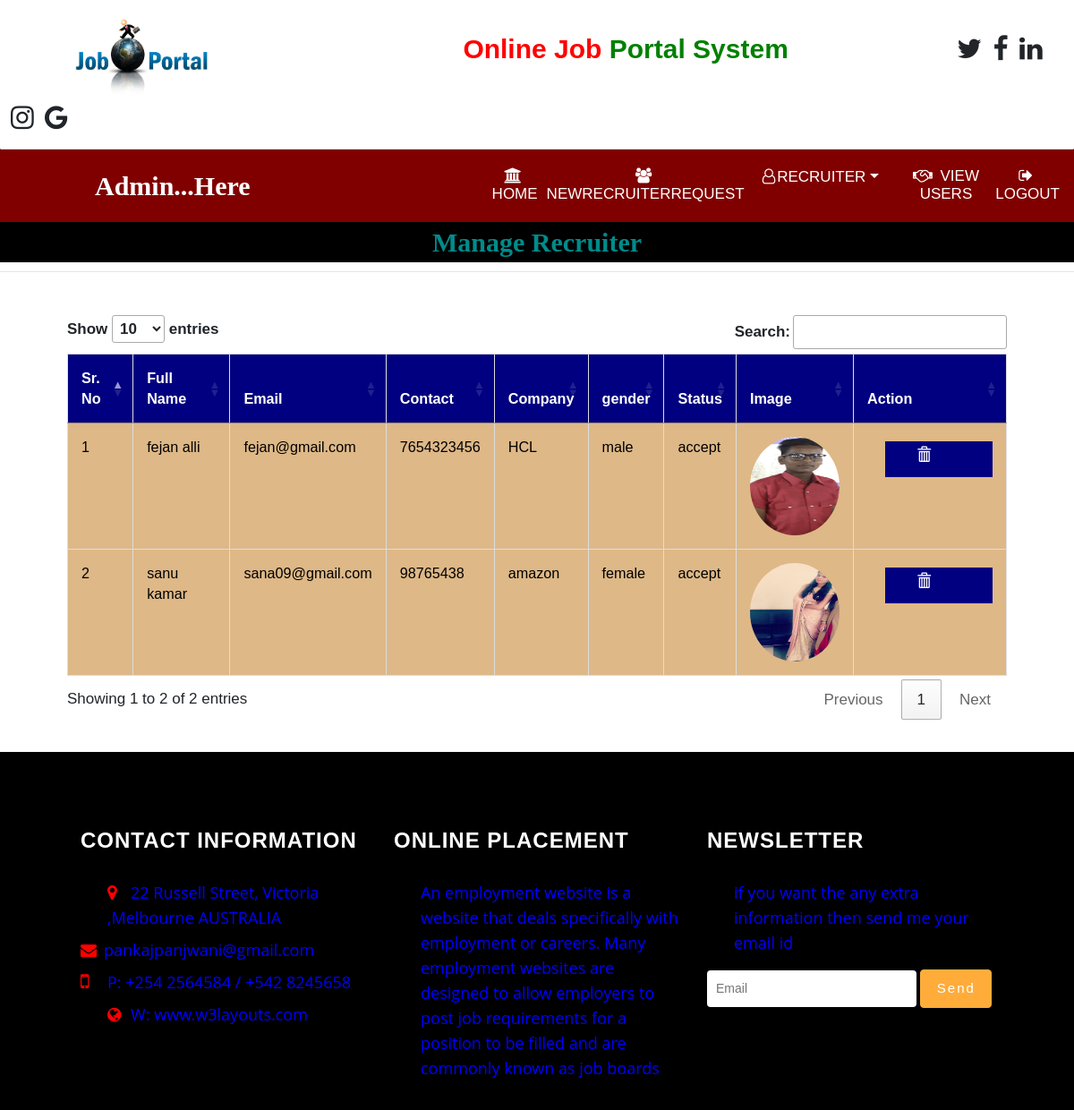
/view_recruiter/, run on the app's committed database.
### jobportal/models.py (models this page shows, shortened)
class Recruiter(models.Model):
    user = models.ForeignKey(User,on_delete=models.CASCADE,null=True)
    mobile = models.IntegerField(null=True)
    image = models.FileField(null=True)
    company= models.CharField(max_length=100,null=True)
    gender= models.CharField(max_length=100,null=True)
    type=models.CharField(max_length=100,null=True)
    status=models.CharField(max_length=100,null=True)

### jobportal/views.py (the view)
# urls.py: path('view_recruiter/', view_recruiter, name="view_recruiter"),
def view_recruiter(request):
    data=Recruiter.objects.all()
    d={'data':data}
    return render(request,'view_recruiter.html',d)

### jobportal/templates/view_recruiter.html (shortened to what this page needs)
{% extends 'admin_nav.html' %}
{% block body %}
<center><marquee style = "font-family : 'Monotype Corsiva' ; font-size:30px;color :darkcyan
 ; background-color:black;font-weight : bold"> Manage Recruiter </marquee></center><hr>
 <div class="container">
<table class="table table-bordered" id="myTable">
  <thead>
  <tr >
    <th>Sr. No</th>
    <th>Full Name</th>
    <th>Email</th>
    <th>Contact</th>
    <th>Company </th>
    <th>gender</th>
    <th>Status</th>
    <th>Image</th>
    <th>Action</th>
  </tr>
  </thead>
   <tbody>
{% for i in data %}
{% ifnotequal i.status "null" %}
  <tr style="color:black">
      <td>{{forloop.counter}}</td>
    <td>{{i.user.username}} {{i.user.last_name}}</td>
    <td>{{i.user.email}}</td>
    <td>{{i.mobile}}</td>
    <td>{{i.company}}</td>
      <td>{{i.gender}}</td>
      <td>{{i.status}}</td>
      <td><img src="{{i.image.url}}" style="width:100px;height:110px;border-radius:50%"></td>
 <td><a href="{% url 'delete_recruiter' i.id %}"><i class="glyphicon glyphicon-trash" onclick="return confirm('Are you sure?')" style="color:white;margin-left:20px;margin-top:3%;background-color:navy;height:40px;width:120px;padding-top:5%;padding-left:25%"></i></a>
</tr>
{% endifnotequal %}
   {% endfor %}
    </tbody>
</table>
 </div>
{% endblock %}

### jobportal/templates/admin_nav.html (shortened to what this page needs)
<!DOCTYPE html>
<html lang="en">
<head>
    {% load static %}
    <link href="{% static 'css/font-awesome.min.css' %}" rel="stylesheet' %}" type="text/css" media="all" />
<link href="{% static 'css/bootstrap.min.css' %}" rel="stylesheet" type="text/css" media="all" />
<link href="{% static 'css/style.css' %}" rel="stylesheet" type="text/css" media="all" />
<link rel="stylesheet" href="{% static 'css/flexslider.css' %}" type="text/css" media="screen" property="" />
<link rel="stylesheet" href="https://cdnjs.cloudflare.com/ajax/libs/font-awesome/4.7.0/css/font-awesome.min.css">
     <link rel="stylesheet" href="https://maxcdn.bootstrapcdn.com/bootstrap/4.0.0/css/bootstrap.min.css">
  <link rel = stylesheet href = "//cdn.datatables.net/1.10.19/css/jquery.dataTables.min.css">
</head>
</head>
<body>
<div class="container-fluid" style="padding:1%;">
    <img src="{% static 'images/job1.png' %}" style="width:180px;margin-right:250px;margin-left:4%"><span style="padding:20px;font-weight:bold;font-size:30px">
    <span style="color:red;">Online Job</span>
     <span style="color:green">Portal System</span></h4>
    <span style="margin-left:180px"><i class="fa fa-twitter" style="margin-right:4px"></i></span>
    <span><i class="fa fa-facebook" style="margin-right:4px;"></i></span>
    <span><i class="fa fa-linkedin" style="margin-right:4px"></i></span>
    <span><i class="fa fa-instagram" style="margin-right:4px"></i></span>
    <span><i class="fa fa-google" style="margin-right:4px"></i></span>
</div>
<nav class="navbar navbar-expand-sm" style="background-color:maroon">
  <a class="navbar-brand" href="#" style="color:white;font-family:'Monotype Corsiva';font-size:30px;font-weight:bold;margin-left:80px;margin-right:0">
 Admin...Here</a>
  <ul class="navbar-nav">
    <li class="nav-item">
      <a class="nav-link" href="{% url 'admin_home'  %}" style="color:white;margin-left:250px">
      <i class="fa fa-institution" style="margin-right:4px"></i>HOME</a>
    </li>
<li class="nav-item">
      <a class="nav-link" href="{% url 'view_newrecruiter'  %}" style="color:white;">
      <i class="fa fa-users" style="margin-right:4px"></i>NEWRECRUITERREQUEST </a>
    </li>
      <div class="btn-group" align="right">
 <li class="navbar-brand" style="color:white;font-size:17px;margin-top:10px"> <i class="fa fa-user-o" style="margin-right:2px"></i><a class="dropdown-toggle" data-toggle="dropdown" href="#" style="color:white;font-size:17px;margin-top:10px">RECRUITER</a>
</div>
    <li class="nav-item">
  <a class="nav-link" href="{% url 'view_user' %}" style="color:white">
      <i class="fa fa-handshake-o" style="margin-right:4px"></i> VIEW USERS</a>
    </li>
 <li class="nav-item">
      <a class="nav-link" href="{% url 'logout_admin' %}" style="color:white">
      <i class="fa fa-sign-out" style="margin-right:4px"></i>LOGOUT</a>
    </li>
    </ul>
</nav>
{% block body %}
{% endblock %}
	<div class="footer-agile-info" style="background-color:black;width:100%;height:400px">
		<div class="container">
			<div class="col-md-4 w3layouts-footer">
				<h3>Contact Information</h3>
					<p style="color:blue;font-size:18px;margin-left:30px"><span style="color:red"><i class="fa fa-map-marker" aria-hidden="true"></i></span>22 Russell Street, Victoria ,Melbourne AUSTRALIA </p>
					<p style="color:blue;font-size:18px"><span style="color:red"><i class="fa fa-envelope" aria-hidden="true"></i></span>pankajpanjwani@gmail.com</a> </p>
					<p style="color:blue;font-size:18px"><span style="color:red;width:20px"><i class="fa fa-mobile" aria-hidden="true"></i></span>P: +254 2564584 / +542 8245658 </p>
					<p style="color:blue;font-size:18px;margin-left:30px"><span style="color:red"><i class="fa fa-globe" aria-hidden="true"></i></span>W: www.w3layouts.com</a></p>
			</div>
			<div class="col-md-4 wthree-footer">
				<h3>Online Placement</h3>
				<p style="color:blue;font-size:18px;margin-left:30px">An employment website is a website that deals specifically with employment or careers. Many employment websites are designed to allow employers to post job requirements for a position to be filled and are commonly known as job boards</p>
			</div>
			<div class="col-md-4 w3-agile">
				<h3>Newsletter</h3>
				<p style="color:blue;font-size:18px;margin-left:30px">if you want the any extra information then send me your email id</p>
				<form action="#" method="post">
					<input type="email" name="Email" placeholder="Email" required="">
					<input type="submit" value="Send">
				</form>
			</div>
		</div>
	</div>
</body>
</html>

### jobportal/static/css/style.css (style rules this page uses)
body { padding:0; margin:0; background:#fff; font-family: 'Roboto Condensed', sans-serif; }
a { text-decoration:none; }
body a { transition:0.5s all; -webkit-transition:0.5s all; -moz-transition:0.5s all; -o-transition:0.5s all; -ms-transition:0.5s all; font-weight:400; }
input[type="button"],input[type="submit"] { transition:0.5s all; -webkit-transition:0.5s all; -moz-transition:0.5s all; -o-transition:0.5s all; -ms-transition:0.5s all; }
h1,h2,h3,h4,h5,h6 { margin:0; font-weight:400; transition:0.5s all; -webkit-transition:0.5s all; -moz-transition:0.5s all; -o-transition:0.5s all; -ms-transition:0.5s all; }
p { margin:0; font-family: 'Open Sans', sans-serif; }
ul { margin:0; padding:0; }
.navbar { margin-bottom: 0; }
.navbar-nav { float: none; text-align: center; }
.navbar-nav>li { display: inline-block; float: none; }
.navbar { border-radius: 0px; -webkit-border-radius: 0px; -moz-border-radius: 0px; -ms-border-radius: 0px; -o-border-radius: 0px; border-top: 1px solid #e1e1e1; }
.footer-agile-info { padding: 5em 0; background: #212121; }
.footer-agile-info h3,h2 { font-size: 24px; color: #fff; text-transform: uppercase; font-weight: 600; letter-spacing: 1px; margin-bottom: 30px; }
.footer-agile-info p { font-size: 14px; color: #bebebe; line-height: 28px; margin: 8px 0; }
.w3-agile input[type="email"] { outline: none; padding: 10px; width: 73%; background: #fff; border: none; font-size: 14px; color: #212121; }
.w3-agile input[type="submit"] { outline: none; padding: 9px 0; width: 25%; background: #FFAC3A; border: none; font-size: 15px; letter-spacing: 2px; color: #fff; border: 1px solid #FFAC3A; }
.glyphicon { position: relative; top: 1px; display: inline-block; font-family: 'Glyphicons Halflings'; font-style: normal; font-weight: 400; line-height: 1; -webkit-font-smoothing: antialiased; -moz-osx-font-smoothing: grayscale; color: #777; }
.table > thead > tr > th, .table > tbody > tr > th, .table > tfoot > tr > th, .table > thead > tr > td, .table > tbody > tr > td, .table > tfoot > tr > td { border-top: none !important; }
.table td, .table>tbody>tr>td, .table>tbody>tr>th, .table>tfoot>tr>td, .table>tfoot>tr>th, .table>thead>tr>td, .table>thead>tr>th { padding: 15px!important; }
.table > thead > tr > th, .table > tbody > tr > th, .table > tfoot > tr > th, .table > thead > tr > td, .table > tbody > tr > td, .table > tfoot > tr > td { font-size: 0.9em; color: #999; border-top: none !important; }
.footer-agile-info span { display: inline-block; margin-right: 10px; color: #fff; width: 16px; text-align: left; }
.footer-agile-info i.fa.fa-globe { font-size: 18px; }
.footer-agile-info i.fa.fa-mobile { font-size: 22px; }
.footer-agile-info i.fa.fa-map-marker { font-size: 19px; }

### jobportal/templates/admin_nav.html (style rules this page uses)
* { box-sizing: border-box; }
#myTable { border-collapse: collapse; width: 100%; border: 1px solid #ddd; font-size: 18px; }
#myTable th { text-align: left; padding: 12px; background-color: navy; color: white; }
#myTable td { text-align: left; padding: 12px; color:blAck; background-color: burlywood; }
#myTable tr { border-bottom: 1px solid #ddd; }
input[type=text],[type=email],[type=password],[type=select] { width: 100%; font-size:15px; padding: 16px 20px; margin: 8px opx; display: inline-block; border: 2px solid #ccc; border-radius: 4px; box-sizing: border-box; }
input[type=submit] { width: 100%; background-color: darkcyan; color: white; padding: 14px 20px; margin: 8px 0; border: none; border-radius: 4px; cursor: pointer; }
body { font-family: Arial; font-size: 17px; }
.container { position: relative; max-width: 90%; margin: 0 auto; margin-bottom:3% }
.container img { vertical-align: middle; }

### data on the page
Recruiter: user.username "fejan", user.last_name "alli", user.email "fejan@gmail.com", mobile "7654323456", company "HCL", gender "male", status "accept", image (picture)
Recruiter: user.username "sanu", user.last_name "kamar", user.email "sana09@gmail.com", mobile "98765438", company "amazon", gender "female", status "accept", image (picture)
